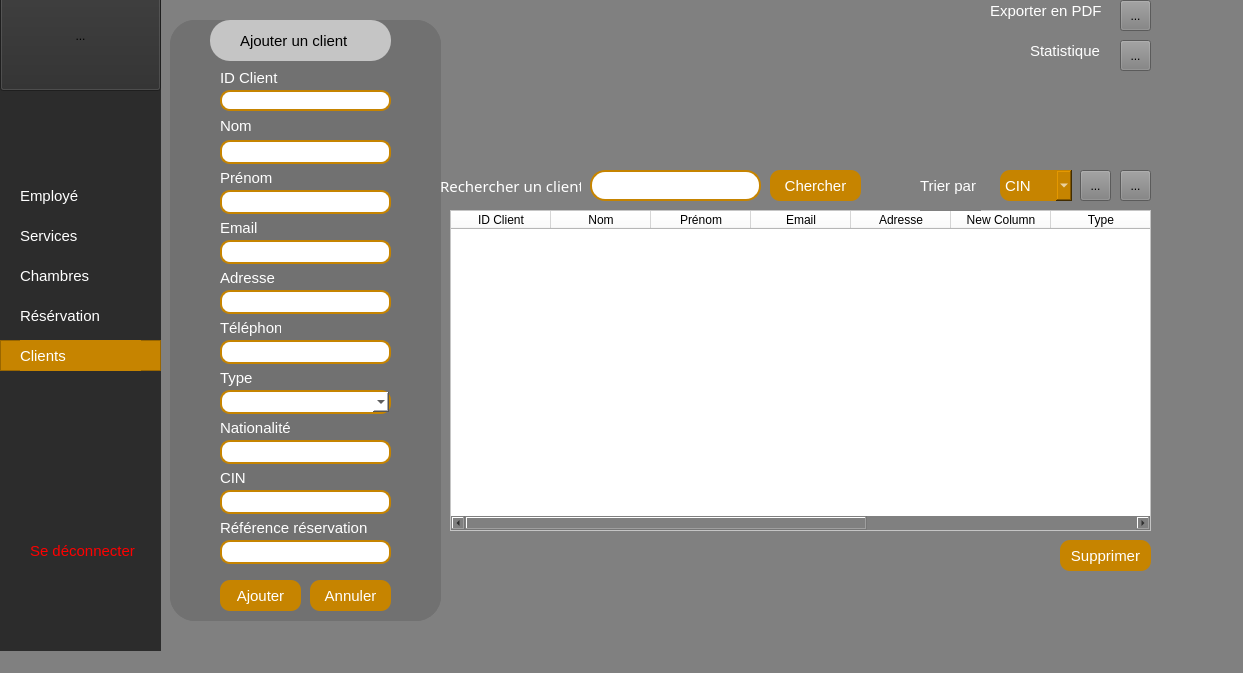
<?xml version="1.0" encoding="UTF-8"?>
<ui version="4.0">
 <class>MainWindow</class>
 <widget class="QMainWindow" name="MainWindow">
  <property name="geometry">
   <rect>
    <x>0</x>
    <y>0</y>
    <width>1243</width>
    <height>673</height>
   </rect>
  </property>
  <property name="windowTitle">
   <string>MainWindow</string>
  </property>
  <property name="styleSheet">
   <string notr="true">background-color:#808080;

</string>
  </property>
  <widget class="QWidget" name="centralwidget">
   <widget class="QWidget" name="widget" native="true">
    <property name="geometry">
     <rect>
      <x>0</x>
      <y>-20</y>
      <width>161</width>
      <height>1211</height>
     </rect>
    </property>
    <property name="styleSheet">
     <string notr="true">background-color:rgb(44, 44, 44);</string>
    </property>
    <widget class="QToolButton" name="toolButton">
     <property name="geometry">
      <rect>
       <x>0</x>
       <y>0</y>
       <width>161</width>
       <height>111</height>
      </rect>
     </property>
     <property name="text">
      <string>...</string>
     </property>
     <property name="icon">
      <iconset>
       <normaloff>../../../../img.png</normaloff>../../../../img.png</iconset>
     </property>
     <property name="iconSize">
      <size>
       <width>200</width>
       <height>200</height>
      </size>
     </property>
    </widget>
    <widget class="QLabel" name="label_10">
     <property name="geometry">
      <rect>
       <x>20</x>
       <y>240</y>
       <width>121</width>
       <height>31</height>
      </rect>
     </property>
     <property name="styleSheet">
      <string notr="true">color:white;font-size:15px</string>
     </property>
     <property name="text">
      <string>Services</string>
     </property>
    </widget>
    <widget class="QFrame" name="frame">
     <property name="geometry">
      <rect>
       <x>0</x>
       <y>360</y>
       <width>161</width>
       <height>31</height>
      </rect>
     </property>
     <property name="styleSheet">
      <string notr="true">background-color:rgb(198, 132, 0);</string>
     </property>
     <property name="frameShape">
      <enum>QFrame::StyledPanel</enum>
     </property>
     <property name="frameShadow">
      <enum>QFrame::Raised</enum>
     </property>
     <widget class="QLabel" name="label_13">
      <property name="geometry">
       <rect>
        <x>20</x>
        <y>0</y>
        <width>121</width>
        <height>31</height>
       </rect>
      </property>
      <property name="styleSheet">
       <string notr="true">color:white;font-size:15px</string>
      </property>
      <property name="text">
       <string>Clients</string>
      </property>
     </widget>
    </widget>
    <widget class="QLabel" name="label_11">
     <property name="geometry">
      <rect>
       <x>20</x>
       <y>280</y>
       <width>121</width>
       <height>31</height>
      </rect>
     </property>
     <property name="styleSheet">
      <string notr="true">color:white;font-size:15px</string>
     </property>
     <property name="text">
      <string>Chambres</string>
     </property>
    </widget>
    <widget class="QLabel" name="label_12">
     <property name="geometry">
      <rect>
       <x>20</x>
       <y>320</y>
       <width>121</width>
       <height>31</height>
      </rect>
     </property>
     <property name="styleSheet">
      <string notr="true">color:white;font-size:15px;
</string>
     </property>
     <property name="text">
      <string>Résérvation</string>
     </property>
    </widget>
    <widget class="QLabel" name="label_9">
     <property name="geometry">
      <rect>
       <x>20</x>
       <y>200</y>
       <width>121</width>
       <height>31</height>
      </rect>
     </property>
     <property name="styleSheet">
      <string notr="true">color:white;font-size:15px</string>
     </property>
     <property name="text">
      <string>Employé</string>
     </property>
    </widget>
    <widget class="QLabel" name="label_16">
     <property name="geometry">
      <rect>
       <x>30</x>
       <y>560</y>
       <width>111</width>
       <height>21</height>
      </rect>
     </property>
     <property name="styleSheet">
      <string notr="true">color:red;
font-size:15px</string>
     </property>
     <property name="text">
      <string>Se déconnecter</string>
     </property>
    </widget>
   </widget>
   <widget class="QLabel" name="label_26">
    <property name="geometry">
     <rect>
      <x>990</x>
      <y>0</y>
      <width>121</width>
      <height>21</height>
     </rect>
    </property>
    <property name="styleSheet">
     <string notr="true">font-size:15px;
color:white;</string>
    </property>
    <property name="text">
     <string>Exporter en PDF</string>
    </property>
   </widget>
   <widget class="QLabel" name="label_27">
    <property name="geometry">
     <rect>
      <x>1030</x>
      <y>40</y>
      <width>81</width>
      <height>21</height>
     </rect>
    </property>
    <property name="styleSheet">
     <string notr="true">font-size:15px;
color:white;</string>
    </property>
    <property name="text">
     <string>Statistique</string>
    </property>
   </widget>
   <widget class="QToolButton" name="toolButton_2">
    <property name="geometry">
     <rect>
      <x>1120</x>
      <y>0</y>
      <width>31</width>
      <height>31</height>
     </rect>
    </property>
    <property name="text">
     <string>...</string>
    </property>
    <property name="icon">
     <iconset>
      <normaloff>../../../../pdf_icon-removebg-preview.png</normaloff>../../../../pdf_icon-removebg-preview.png</iconset>
    </property>
    <property name="iconSize">
     <size>
      <width>50</width>
      <height>50</height>
     </size>
    </property>
   </widget>
   <widget class="QToolButton" name="toolButton_3">
    <property name="geometry">
     <rect>
      <x>1120</x>
      <y>40</y>
      <width>31</width>
      <height>31</height>
     </rect>
    </property>
    <property name="text">
     <string>...</string>
    </property>
    <property name="icon">
     <iconset>
      <normaloff>../../../../statistiques.png</normaloff>../../../../statistiques.png</iconset>
    </property>
    <property name="iconSize">
     <size>
      <width>50</width>
      <height>50</height>
     </size>
    </property>
   </widget>
   <widget class="QTableWidget" name="tableWidget">
    <property name="geometry">
     <rect>
      <x>450</x>
      <y>210</y>
      <width>701</width>
      <height>321</height>
     </rect>
    </property>
    <property name="styleSheet">
     <string notr="true">background-color:white;
color:black;
</string>
    </property>
    <column>
     <property name="text">
      <string>ID Client</string>
     </property>
    </column>
    <column>
     <property name="text">
      <string>Nom</string>
     </property>
    </column>
    <column>
     <property name="text">
      <string>Prénom</string>
     </property>
    </column>
    <column>
     <property name="text">
      <string>Email</string>
     </property>
    </column>
    <column>
     <property name="text">
      <string>Adresse</string>
     </property>
    </column>
    <column>
     <property name="text">
      <string>New Column</string>
     </property>
    </column>
    <column>
     <property name="text">
      <string>Type</string>
     </property>
    </column>
    <column>
     <property name="text">
      <string>Nationalité</string>
     </property>
    </column>
    <column>
     <property name="text">
      <string>CIN</string>
     </property>
    </column>
    <column>
     <property name="text">
      <string>Référence réservation</string>
     </property>
    </column>
   </widget>
   <widget class="QComboBox" name="comboBox_3">
    <property name="geometry">
     <rect>
      <x>1000</x>
      <y>170</y>
      <width>72</width>
      <height>31</height>
     </rect>
    </property>
    <property name="styleSheet">
     <string notr="true">font-size:15px;
background-color:rgb(198, 132, 0);
border-radius:10px;
color:white;</string>
    </property>
    <item>
     <property name="text">
      <string>CIN</string>
     </property>
    </item>
    <item>
     <property name="text">
      <string>Nom</string>
     </property>
    </item>
    <item>
     <property name="text">
      <string>Prénom</string>
     </property>
    </item>
    <item>
     <property name="text">
      <string>Adresse</string>
     </property>
    </item>
   </widget>
   <widget class="QLabel" name="label_38">
    <property name="geometry">
     <rect>
      <x>920</x>
      <y>160</y>
      <width>61</width>
      <height>51</height>
     </rect>
    </property>
    <property name="styleSheet">
     <string notr="true">font-size:15px;
color:white;
</string>
    </property>
    <property name="text">
     <string>Trier par</string>
    </property>
   </widget>
   <widget class="QPushButton" name="pushButton_31">
    <property name="geometry">
     <rect>
      <x>1060</x>
      <y>540</y>
      <width>91</width>
      <height>31</height>
     </rect>
    </property>
    <property name="styleSheet">
     <string notr="true">font-size:15px;
background-color:rgb(198, 132, 0);
border-radius:10px;
color:white;</string>
    </property>
    <property name="text">
     <string>Supprimer</string>
    </property>
   </widget>
   <widget class="QPushButton" name="pushButton_32">
    <property name="geometry">
     <rect>
      <x>770</x>
      <y>170</y>
      <width>91</width>
      <height>31</height>
     </rect>
    </property>
    <property name="styleSheet">
     <string notr="true">font-size:15px;
background-color:rgb(198, 132, 0);
border-radius:10px;
color:white;</string>
    </property>
    <property name="text">
     <string>Chercher</string>
    </property>
   </widget>
   <widget class="QLabel" name="label_28">
    <property name="geometry">
     <rect>
      <x>440</x>
      <y>170</y>
      <width>141</width>
      <height>31</height>
     </rect>
    </property>
    <property name="styleSheet">
     <string notr="true">font-size:15px;
color:white;
font-family:bold;</string>
    </property>
    <property name="text">
     <string>Rechercher un client</string>
    </property>
   </widget>
   <widget class="QLineEdit" name="lineEdit_10">
    <property name="geometry">
     <rect>
      <x>590</x>
      <y>170</y>
      <width>171</width>
      <height>31</height>
     </rect>
    </property>
    <property name="styleSheet">
     <string notr="true">background-color:white;
border-radius:15px;
border:2px solid rgb(198, 132, 0);</string>
    </property>
   </widget>
   <widget class="QStackedWidget" name="stackedWidget">
    <property name="geometry">
     <rect>
      <x>170</x>
      <y>20</y>
      <width>271</width>
      <height>601</height>
     </rect>
    </property>
    <property name="styleSheet">
     <string notr="true">background-color:rgb(113, 113, 113);
border-radius:25px</string>
    </property>
    <property name="currentIndex">
     <number>0</number>
    </property>
    <widget class="QWidget" name="page">
     <widget class="QLabel" name="label_5">
      <property name="geometry">
       <rect>
        <x>50</x>
        <y>250</y>
        <width>61</width>
        <height>16</height>
       </rect>
      </property>
      <property name="styleSheet">
       <string notr="true">font-size:15px;
color:white;</string>
      </property>
      <property name="text">
       <string>Adresse</string>
      </property>
     </widget>
     <widget class="QLabel" name="label_6">
      <property name="geometry">
       <rect>
        <x>50</x>
        <y>300</y>
        <width>61</width>
        <height>16</height>
       </rect>
      </property>
      <property name="styleSheet">
       <string notr="true">font-size:15px;
color:white;</string>
      </property>
      <property name="text">
       <string>Téléphone</string>
      </property>
     </widget>
     <widget class="QLabel" name="label_4">
      <property name="geometry">
       <rect>
        <x>50</x>
        <y>200</y>
        <width>61</width>
        <height>16</height>
       </rect>
      </property>
      <property name="styleSheet">
       <string notr="true">font-size:15px;
color:white;</string>
      </property>
      <property name="text">
       <string>Email</string>
      </property>
     </widget>
     <widget class="QPushButton" name="pushButton_2">
      <property name="geometry">
       <rect>
        <x>140</x>
        <y>560</y>
        <width>81</width>
        <height>31</height>
       </rect>
      </property>
      <property name="styleSheet">
       <string notr="true">font-size:15px;
background-color:rgb(198, 132, 0);
border-radius:10px;
color:white;</string>
      </property>
      <property name="text">
       <string>Annuler</string>
      </property>
     </widget>
     <widget class="QLabel" name="label_15">
      <property name="geometry">
       <rect>
        <x>50</x>
        <y>500</y>
        <width>151</width>
        <height>16</height>
       </rect>
      </property>
      <property name="styleSheet">
       <string notr="true">font-size:15px;
color:white;</string>
      </property>
      <property name="text">
       <string>Référence réservation</string>
      </property>
     </widget>
     <widget class="QLineEdit" name="lineEdit">
      <property name="geometry">
       <rect>
        <x>50</x>
        <y>70</y>
        <width>171</width>
        <height>21</height>
       </rect>
      </property>
      <property name="styleSheet">
       <string notr="true">background-color:white;
border-radius:10px;
border:2px solid rgb(198, 132, 0);</string>
      </property>
     </widget>
     <widget class="QComboBox" name="comboBox">
      <property name="geometry">
       <rect>
        <x>50</x>
        <y>370</y>
        <width>171</width>
        <height>24</height>
       </rect>
      </property>
      <property name="styleSheet">
       <string notr="true">background-color:white;
border-radius:10px;
border:2px solid rgb(198, 132, 0);
color:black;</string>
      </property>
     </widget>
     <widget class="QPushButton" name="pushButton">
      <property name="geometry">
       <rect>
        <x>50</x>
        <y>560</y>
        <width>81</width>
        <height>31</height>
       </rect>
      </property>
      <property name="styleSheet">
       <string notr="true">font-size:15px;
background-color:rgb(198, 132, 0);
border-radius:10px;
color:white;</string>
      </property>
      <property name="text">
       <string>Ajouter</string>
      </property>
     </widget>
     <widget class="QLabel" name="label">
      <property name="geometry">
       <rect>
        <x>50</x>
        <y>50</y>
        <width>61</width>
        <height>16</height>
       </rect>
      </property>
      <property name="styleSheet">
       <string notr="true">font-size:15px;
color:white;</string>
      </property>
      <property name="text">
       <string>ID Client</string>
      </property>
     </widget>
     <widget class="QLabel" name="label_2">
      <property name="geometry">
       <rect>
        <x>50</x>
        <y>96</y>
        <width>61</width>
        <height>20</height>
       </rect>
      </property>
      <property name="styleSheet">
       <string notr="true">font-size:15px;
color:white;</string>
      </property>
      <property name="text">
       <string>Nom</string>
      </property>
     </widget>
     <widget class="QLineEdit" name="lineEdit_5">
      <property name="geometry">
       <rect>
        <x>50</x>
        <y>270</y>
        <width>171</width>
        <height>24</height>
       </rect>
      </property>
      <property name="styleSheet">
       <string notr="true">background-color:white;
border-radius:10px;
border:2px solid rgb(198, 132, 0);</string>
      </property>
     </widget>
     <widget class="QWidget" name="widget_3" native="true">
      <property name="geometry">
       <rect>
        <x>40</x>
        <y>0</y>
        <width>181</width>
        <height>41</height>
       </rect>
      </property>
      <property name="styleSheet">
       <string notr="true">background-color:rgb(197, 197, 197);
border-radius:20px</string>
      </property>
      <widget class="QLabel" name="label_17">
       <property name="geometry">
        <rect>
         <x>30</x>
         <y>10</y>
         <width>121</width>
         <height>21</height>
        </rect>
       </property>
       <property name="styleSheet">
        <string notr="true">color:black;
font-size:15px</string>
       </property>
       <property name="text">
        <string>Ajouter un client</string>
       </property>
      </widget>
     </widget>
     <widget class="QLineEdit" name="lineEdit_2">
      <property name="geometry">
       <rect>
        <x>50</x>
        <y>120</y>
        <width>171</width>
        <height>24</height>
       </rect>
      </property>
      <property name="styleSheet">
       <string notr="true">background-color:white;
border-radius:10px;
border:2px solid rgb(198, 132, 0);</string>
      </property>
     </widget>
     <widget class="QLineEdit" name="lineEdit_6">
      <property name="geometry">
       <rect>
        <x>50</x>
        <y>320</y>
        <width>171</width>
        <height>24</height>
       </rect>
      </property>
      <property name="styleSheet">
       <string notr="true">background-color:white;
border-radius:10px;
border:2px solid rgb(198, 132, 0);</string>
      </property>
     </widget>
     <widget class="QLineEdit" name="lineEdit_3">
      <property name="geometry">
       <rect>
        <x>50</x>
        <y>170</y>
        <width>171</width>
        <height>24</height>
       </rect>
      </property>
      <property name="styleSheet">
       <string notr="true">background-color:white;
border-radius:10px;
border:2px solid rgb(198, 132, 0);</string>
      </property>
     </widget>
     <widget class="QLabel" name="label_8">
      <property name="geometry">
       <rect>
        <x>50</x>
        <y>400</y>
        <width>81</width>
        <height>16</height>
       </rect>
      </property>
      <property name="styleSheet">
       <string notr="true">font-size:15px;
color:white;</string>
      </property>
      <property name="text">
       <string>Nationalité</string>
      </property>
     </widget>
     <widget class="QLineEdit" name="lineEdit_4">
      <property name="geometry">
       <rect>
        <x>50</x>
        <y>220</y>
        <width>171</width>
        <height>24</height>
       </rect>
      </property>
      <property name="styleSheet">
       <string notr="true">background-color:white;
border-radius:10px;
border:2px solid rgb(198, 132, 0);</string>
      </property>
     </widget>
     <widget class="QLineEdit" name="lineEdit_9">
      <property name="geometry">
       <rect>
        <x>50</x>
        <y>520</y>
        <width>171</width>
        <height>24</height>
       </rect>
      </property>
      <property name="styleSheet">
       <string notr="true">background-color:white;
border-radius:10px;
border:2px solid rgb(198, 132, 0);</string>
      </property>
     </widget>
     <widget class="QLabel" name="label_14">
      <property name="geometry">
       <rect>
        <x>50</x>
        <y>450</y>
        <width>71</width>
        <height>16</height>
       </rect>
      </property>
      <property name="styleSheet">
       <string notr="true">font-size:15px;
color:white;</string>
      </property>
      <property name="text">
       <string>CIN</string>
      </property>
     </widget>
     <widget class="QLineEdit" name="lineEdit_7">
      <property name="geometry">
       <rect>
        <x>50</x>
        <y>420</y>
        <width>171</width>
        <height>24</height>
       </rect>
      </property>
      <property name="styleSheet">
       <string notr="true">background-color:white;
border-radius:10px;
border:2px solid rgb(198, 132, 0);</string>
      </property>
     </widget>
     <widget class="QLabel" name="label_3">
      <property name="geometry">
       <rect>
        <x>50</x>
        <y>150</y>
        <width>61</width>
        <height>16</height>
       </rect>
      </property>
      <property name="styleSheet">
       <string notr="true">font-size:15px;
color:white;</string>
      </property>
      <property name="text">
       <string>Prénom</string>
      </property>
     </widget>
     <widget class="QLineEdit" name="lineEdit_8">
      <property name="geometry">
       <rect>
        <x>50</x>
        <y>470</y>
        <width>171</width>
        <height>24</height>
       </rect>
      </property>
      <property name="styleSheet">
       <string notr="true">background-color:white;
border-radius:10px;
border:2px solid rgb(198, 132, 0);</string>
      </property>
     </widget>
     <widget class="QLabel" name="label_7">
      <property name="geometry">
       <rect>
        <x>50</x>
        <y>350</y>
        <width>61</width>
        <height>16</height>
       </rect>
      </property>
      <property name="styleSheet">
       <string notr="true">font-size:15px;
color:white;</string>
      </property>
      <property name="text">
       <string>Type</string>
      </property>
     </widget>
    </widget>
    <widget class="QWidget" name="page_2">
     <widget class="QLabel" name="label_18">
      <property name="geometry">
       <rect>
        <x>50</x>
        <y>250</y>
        <width>61</width>
        <height>16</height>
       </rect>
      </property>
      <property name="styleSheet">
       <string notr="true">font-size:15px;
color:white;</string>
      </property>
      <property name="text">
       <string>Adresse</string>
      </property>
     </widget>
     <widget class="QLabel" name="label_19">
      <property name="geometry">
       <rect>
        <x>50</x>
        <y>300</y>
        <width>61</width>
        <height>16</height>
       </rect>
      </property>
      <property name="styleSheet">
       <string notr="true">font-size:15px;
color:white;</string>
      </property>
      <property name="text">
       <string>Téléphone</string>
      </property>
     </widget>
     <widget class="QLabel" name="label_20">
      <property name="geometry">
       <rect>
        <x>50</x>
        <y>200</y>
        <width>61</width>
        <height>16</height>
       </rect>
      </property>
      <property name="styleSheet">
       <string notr="true">font-size:15px;
color:white;</string>
      </property>
      <property name="text">
       <string>Email</string>
      </property>
     </widget>
     <widget class="QPushButton" name="pushButton_3">
      <property name="geometry">
       <rect>
        <x>140</x>
        <y>560</y>
        <width>81</width>
        <height>31</height>
       </rect>
      </property>
      <property name="styleSheet">
       <string notr="true">font-size:15px;
background-color:rgb(198, 132, 0);
border-radius:10px;
color:white;</string>
      </property>
      <property name="text">
       <string>Annuler</string>
      </property>
     </widget>
     <widget class="QLineEdit" name="lineEdit_11">
      <property name="geometry">
       <rect>
        <x>50</x>
        <y>70</y>
        <width>171</width>
        <height>21</height>
       </rect>
      </property>
      <property name="styleSheet">
       <string notr="true">background-color:white;
border-radius:10px;
border:2px solid rgb(198, 132, 0);</string>
      </property>
     </widget>
     <widget class="QLabel" name="label_21">
      <property name="geometry">
       <rect>
        <x>50</x>
        <y>500</y>
        <width>151</width>
        <height>16</height>
       </rect>
      </property>
      <property name="styleSheet">
       <string notr="true">font-size:15px;
color:white;</string>
      </property>
      <property name="text">
       <string>Référence réservation</string>
      </property>
     </widget>
     <widget class="QComboBox" name="comboBox_2">
      <property name="geometry">
       <rect>
        <x>50</x>
        <y>370</y>
        <width>171</width>
        <height>24</height>
       </rect>
      </property>
      <property name="styleSheet">
       <string notr="true">background-color:white;
border-radius:10px;
border:2px solid rgb(198, 132, 0);
color:black;</string>
      </property>
     </widget>
     <widget class="QPushButton" name="pushButton_5">
      <property name="geometry">
       <rect>
        <x>50</x>
        <y>560</y>
        <width>81</width>
        <height>31</height>
       </rect>
      </property>
      <property name="styleSheet">
       <string notr="true">font-size:15px;
background-color:rgb(198, 132, 0);
border-radius:10px;
color:white;</string>
      </property>
      <property name="text">
       <string>Modifier</string>
      </property>
     </widget>
     <widget class="QLabel" name="label_22">
      <property name="geometry">
       <rect>
        <x>50</x>
        <y>50</y>
        <width>61</width>
        <height>16</height>
       </rect>
      </property>
      <property name="styleSheet">
       <string notr="true">font-size:15px;
color:white;</string>
      </property>
      <property name="text">
       <string>ID Client</string>
      </property>
     </widget>
     <widget class="QLabel" name="label_23">
      <property name="geometry">
       <rect>
        <x>50</x>
        <y>96</y>
        <width>61</width>
        <height>20</height>
       </rect>
      </property>
      <property name="styleSheet">
       <string notr="true">font-size:15px;
color:white;</string>
      </property>
      <property name="text">
       <string>Nom</string>
      </property>
     </widget>
     <widget class="QLineEdit" name="lineEdit_12">
      <property name="geometry">
       <rect>
        <x>50</x>
        <y>270</y>
        <width>171</width>
        <height>24</height>
       </rect>
      </property>
      <property name="styleSheet">
       <string notr="true">background-color:white;
border-radius:10px;
border:2px solid rgb(198, 132, 0);</string>
      </property>
     </widget>
     <widget class="QWidget" name="widget_4" native="true">
      <property name="geometry">
       <rect>
        <x>40</x>
        <y>0</y>
        <width>181</width>
        <height>41</height>
       </rect>
      </property>
      <property name="styleSheet">
       <string notr="true">background-color:rgb(197, 197, 197);
border-radius:20px</string>
      </property>
      <widget class="QLabel" name="label_24">
       <property name="geometry">
        <rect>
         <x>30</x>
         <y>10</y>
         <width>121</width>
         <height>21</height>
        </rect>
       </property>
       <property name="styleSheet">
        <string notr="true">color:black;
font-size:15px</string>
       </property>
       <property name="text">
        <string>Modifier un client</string>
       </property>
      </widget>
     </widget>
     <widget class="QLineEdit" name="lineEdit_13">
      <property name="geometry">
       <rect>
        <x>50</x>
        <y>120</y>
        <width>171</width>
        <height>24</height>
       </rect>
      </property>
      <property name="styleSheet">
       <string notr="true">background-color:white;
border-radius:10px;
border:2px solid rgb(198, 132, 0);</string>
      </property>
     </widget>
     <widget class="QLineEdit" name="lineEdit_14">
      <property name="geometry">
       <rect>
        <x>50</x>
        <y>320</y>
        <width>171</width>
        <height>24</height>
       </rect>
      </property>
      <property name="styleSheet">
       <string notr="true">background-color:white;
border-radius:10px;
border:2px solid rgb(198, 132, 0);</string>
      </property>
     </widget>
     <widget class="QLineEdit" name="lineEdit_15">
      <property name="geometry">
       <rect>
        <x>50</x>
        <y>170</y>
        <width>171</width>
        <height>24</height>
       </rect>
      </property>
      <property name="styleSheet">
       <string notr="true">background-color:white;
border-radius:10px;
border:2px solid rgb(198, 132, 0);</string>
      </property>
     </widget>
     <widget class="QLineEdit" name="lineEdit_16">
      <property name="geometry">
       <rect>
        <x>50</x>
        <y>220</y>
        <width>171</width>
        <height>24</height>
       </rect>
      </property>
      <property name="styleSheet">
       <string notr="true">background-color:white;
border-radius:10px;
border:2px solid rgb(198, 132, 0);</string>
      </property>
     </widget>
     <widget class="QLabel" name="label_25">
      <property name="geometry">
       <rect>
        <x>50</x>
        <y>400</y>
        <width>81</width>
        <height>16</height>
       </rect>
      </property>
      <property name="styleSheet">
       <string notr="true">font-size:15px;
color:white;</string>
      </property>
      <property name="text">
       <string>Nationalité</string>
      </property>
     </widget>
     <widget class="QLineEdit" name="lineEdit_17">
      <property name="geometry">
       <rect>
        <x>50</x>
        <y>520</y>
        <width>171</width>
        <height>24</height>
       </rect>
      </property>
      <property name="styleSheet">
       <string notr="true">background-color:white;
border-radius:10px;
border:2px solid rgb(198, 132, 0);</string>
      </property>
     </widget>
     <widget class="QLabel" name="label_29">
      <property name="geometry">
       <rect>
        <x>50</x>
        <y>450</y>
        <width>71</width>
        <height>16</height>
       </rect>
      </property>
      <property name="styleSheet">
       <string notr="true">font-size:15px;
color:white;</string>
      </property>
      <property name="text">
       <string>CIN</string>
      </property>
     </widget>
     <widget class="QLineEdit" name="lineEdit_18">
      <property name="geometry">
       <rect>
        <x>50</x>
        <y>420</y>
        <width>171</width>
        <height>24</height>
       </rect>
      </property>
      <property name="styleSheet">
       <string notr="true">background-color:white;
border-radius:10px;
border:2px solid rgb(198, 132, 0);</string>
      </property>
     </widget>
     <widget class="QLabel" name="label_30">
      <property name="geometry">
       <rect>
        <x>50</x>
        <y>150</y>
        <width>61</width>
        <height>16</height>
       </rect>
      </property>
      <property name="styleSheet">
       <string notr="true">font-size:15px;
color:white;</string>
      </property>
      <property name="text">
       <string>Prénom</string>
      </property>
     </widget>
     <widget class="QLineEdit" name="lineEdit_19">
      <property name="geometry">
       <rect>
        <x>50</x>
        <y>470</y>
        <width>171</width>
        <height>24</height>
       </rect>
      </property>
      <property name="styleSheet">
       <string notr="true">background-color:white;
border-radius:10px;
border:2px solid rgb(198, 132, 0);</string>
      </property>
     </widget>
     <widget class="QLabel" name="label_31">
      <property name="geometry">
       <rect>
        <x>50</x>
        <y>350</y>
        <width>61</width>
        <height>16</height>
       </rect>
      </property>
      <property name="styleSheet">
       <string notr="true">font-size:15px;
color:white;</string>
      </property>
      <property name="text">
       <string>Type</string>
      </property>
     </widget>
    </widget>
   </widget>
   <widget class="QToolButton" name="toolButton_4">
    <property name="geometry">
     <rect>
      <x>1080</x>
      <y>170</y>
      <width>31</width>
      <height>31</height>
     </rect>
    </property>
    <property name="text">
     <string>...</string>
    </property>
    <property name="icon">
     <iconset>
      <normaloff>../../../../fleshe up.png</normaloff>../../../../fleshe up.png</iconset>
    </property>
    <property name="iconSize">
     <size>
      <width>200</width>
      <height>200</height>
     </size>
    </property>
   </widget>
   <widget class="QToolButton" name="toolButton_5">
    <property name="geometry">
     <rect>
      <x>1120</x>
      <y>170</y>
      <width>31</width>
      <height>31</height>
     </rect>
    </property>
    <property name="text">
     <string>...</string>
    </property>
    <property name="icon">
     <iconset>
      <normaloff>../../../../fleshe down.png</normaloff>../../../../fleshe down.png</iconset>
    </property>
    <property name="iconSize">
     <size>
      <width>50</width>
      <height>50</height>
     </size>
    </property>
   </widget>
  </widget>
  <widget class="QMenuBar" name="menubar">
   <property name="geometry">
    <rect>
     <x>0</x>
     <y>0</y>
     <width>1243</width>
     <height>25</height>
    </rect>
   </property>
  </widget>
  <widget class="QStatusBar" name="statusbar"/>
 </widget>
 <resources/>
 <connections/>
</ui>
